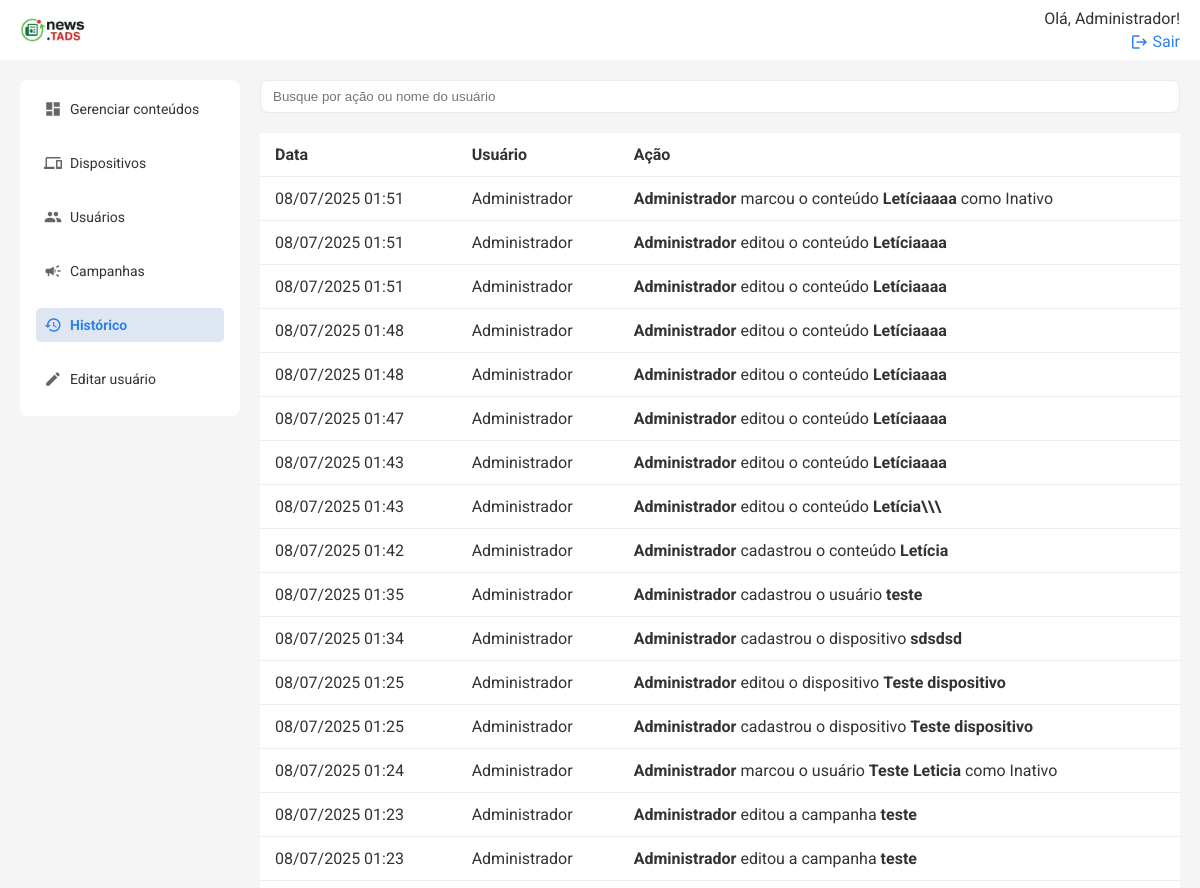
Before: /historico (signed in, upper part) with the older database file.
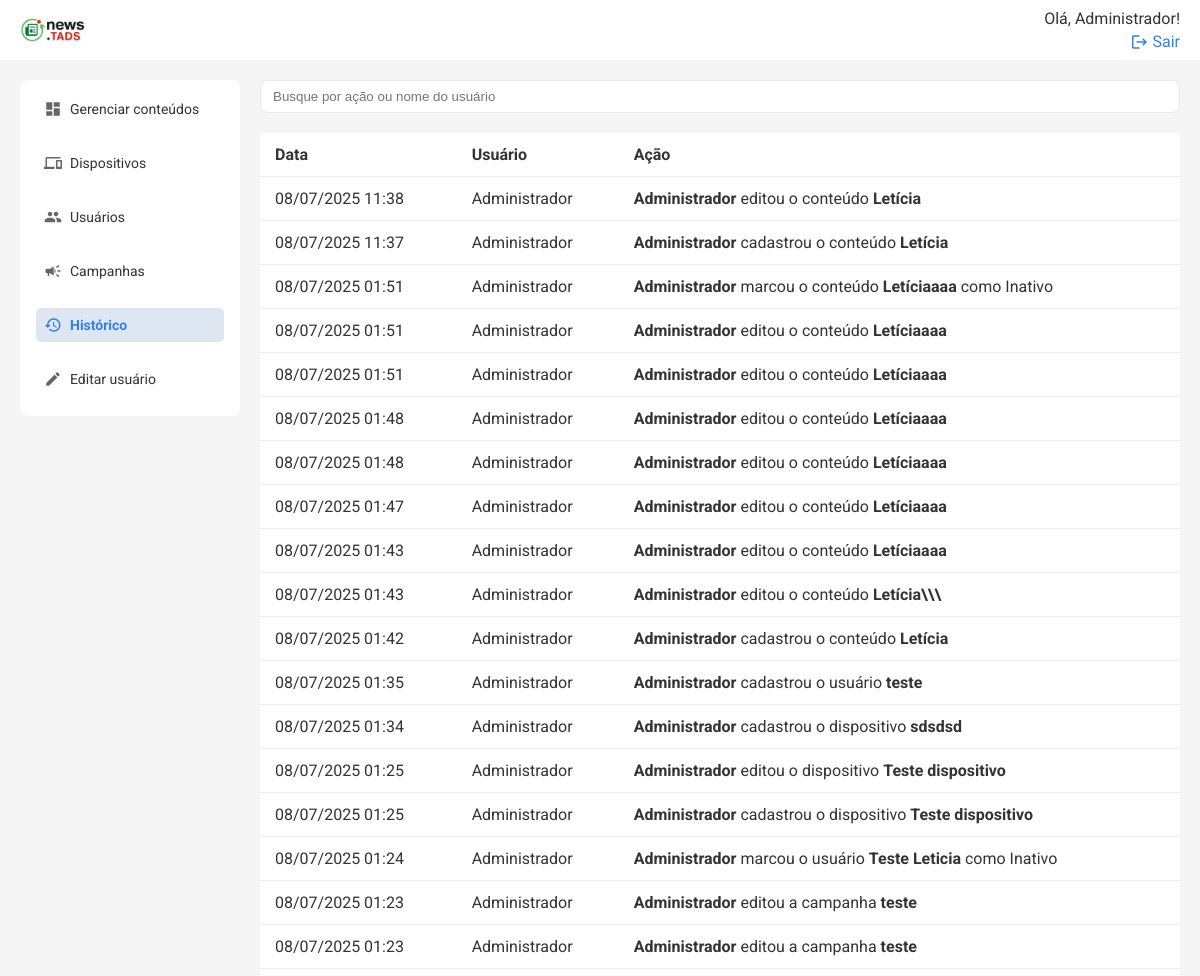
After: the same page with the newer database file.
### models.py (models this page shows, shortened)
class User(db.Model):
    id = db.Column(db.Integer, primary_key=True)
    name = db.Column(db.String(50), nullable=False)
    email = db.Column(db.String(120), nullable=False, unique=True)
    status = db.Column(db.String(10), nullable=False, default='Ativo')
    senha = db.Column(db.String(100), nullable=False)
    logs = db.relationship('Log', backref=db.backref('user'))
    is_admin = db.Column(db.Boolean, default=False)

class Historico(db.Model):
    id = db.Column(db.Integer, primary_key=True)
    acao = db.Column(db.String(255), nullable=False)
    data = db.Column(db.DateTime, default=datetime.utcnow)
    usuario_id = db.Column(db.Integer, db.ForeignKey('user.id'))
    usuario = db.relationship('User', backref='historicos')

### routes/historico.py (the view)
@historico_bp.route('/historico')
@login_required
@admin_required
def listar_historico():
    registros = Historico.query.order_by(Historico.data.desc()).all()
    for r in registros:
        r.data_local = para_fuso_local(r.data)
    return render_template('historico.html', historico=registros)

### timezone.py (called while the page is built)
def para_fuso_local(dt):
    if dt.tzinfo is None:
        from pytz import utc
        dt = utc.localize(dt)
    return dt.astimezone(FUSO_MS)

### templates/historico.html (shortened to what this page needs)
{% extends 'base.html' %} {% block title %}Histórico{% endblock %} {% block
content %}
<div class="search-cta">
    <input
        type="text"
        placeholder="Busque por ação ou nome do usuário"
        class="search"
        id="buscaHistorico"
    />
</div>
<div class="table-wrapper">
    <table class="table">
        <thead>
            <tr>
                <th>Data</th>
                <th>Usuário</th>
                <th>Ação</th>
            </tr>
        </thead>
        <tbody id="historicoTableBody">
            {% for item in historico %}
            <tr>
                <td>{{ item.data_local.strftime('%d/%m/%Y %H:%M') }}</td>
                <td>{{ item.usuario.name if item.usuario else 'Sistema' }}</td>
                <td>{{ item.acao|safe }}</td>
            </tr>
            {% endfor %}
        </tbody>
    </table>
</div>
{% endblock %}

### templates/base.html (shortened to what this page needs)
<!DOCTYPE html>
<html lang="pt-BR">
    <head>
        <link
            rel="stylesheet"
            href="{{ url_for('static', filename='css/styles.css') }}"
        />
    </head>
    <body>
        {% include 'topo.html' %}
        <div class="container">
            {% include 'menu.html' %}
            <main class="content">{% block content %}{% endblock %}</main>
        </div>
    </body>
</html>

### templates/topo.html (shortened to what this page needs)
<header class="topbar">
    <a href="{{ url_for('conteudos.listar_conteudos') }}" class="logo-topo">
        <img
            src="{{ url_for('static', filename='images/if_news.png') }}"
            alt="IFMS Logo"
            style="height: 24px; vertical-align: middle; margin-right: 8px"
        />
    </a>
    <div class="profile">
        {% if session['user_name'] %}
        <span>Olá, {{ session['user_name'] }}!</span>
        <a href="{{ url_for('auth.logout') }}">
            <span class="material-icons">logout</span>
            Sair
        </a>
        {% else %}
        <a href="{{ url_for('auth.login_usuario') }}">Entrar</a>
        {% endif %}
    </div>
</header>

### templates/menu.html
<aside class="sidebar">
    <nav>
        <a
            href="{{ url_for('conteudos.listar_conteudos') }}"
            class="{% if request.path == url_for('conteudos.listar_conteudos') %}active{% endif %}"
        >
            <span class="material-icons">dashboard</span>
            Gerenciar conteúdos
        </a>
        <a
            href="{{ url_for('telas.listar_dispositivos') }}"
            class="{% if request.path == url_for('telas.listar_dispositivos') %}active{% endif %}"
        >
            <span class="material-icons">devices</span>
            Dispositivos
        </a>
        {% if session.get('user_id') and session.get('is_admin') %}
        <a
            href="{{ url_for('users.listar_usuarios') }}"
            class="{% if request.path == url_for('users.listar_usuarios') %}active{% endif %}"
        >
            <span class="material-icons">people</span>
            Usuários
        </a>
        {% endif %}
        <a
            href="{{ url_for('campanhas.listar_campanhas') }}"
            class="{% if request.path == url_for('campanhas.listar_campanhas') %}active{% endif %}"
        >
            <span class="material-icons">campaign</span>
            Campanhas
        </a>
        {% if session.get('user_id') and session.get('is_admin') %}
        <a
            href="{{ url_for('historico.listar_historico') }}"
            class="{% if request.path == url_for('historico.listar_historico') %}active{% endif %}"
        >
            <span class="material-icons">history</span>
            Histórico
        </a>
        {% endif %}
        <a href="#" id="editProfileLink">
            <span class="material-icons">edit</span>
            Editar usuário
        </a>
    </nav>
</aside>

### static/css/styles.css (style rules this page uses)
* { box-sizing: border-box; }
body { margin: 0; font-family: 'Roboto', sans-serif; color: #333; background-color: #f5f5f5; }
.container { display: flex; height: 100vh; }
.sidebar { width: 220px; background: #ffffff; font-size: 14px; padding: 12px 16px 0 16px; box-sizing: border-box; margin: 80px 0 0 20px; border-radius: 8px; height: fit-content; }
.sidebar nav a { display: flex; align-items: center; gap: 8px; margin-bottom: 20px; text-decoration: none; color: #333; padding: 8px; border-radius: 5px; transition: background 0.3s; }
.sidebar nav a .material-icons { font-size: 20px; color: #666; }
.sidebar nav a.active .material-icons { color: #2f80ed; }
.sidebar nav a.active { background: #dee6f1; font-weight: bold; color: #2f80ed; }
.content { flex: 1; display: flex; flex-direction: column; padding: 20px; margin-top: 60px; box-sizing: border-box; overflow: hidden; height: calc(100vh - 60px); }
.table-wrapper { flex: 1; overflow-y: auto; }
.table thead th { position: sticky; top: 0; background: white; z-index: 1; }
.topbar { width: 100%; background: #ffffff; padding-inline: 20px; box-sizing: border-box; display: flex; justify-content: space-between; align-items: center; position: fixed; top: 0; left: 0; height: 60px; z-index: 100; }
.topbar .profile a { text-align: right; font-size: 16px; color: #2f80ed; text-decoration: none; display: flex; align-items: center; gap: 4px; }
.topbar .profile a .material-icons { font-size: 16px; }
.profile { display: flex; flex-direction: column; align-items: flex-end; gap: 4px; }
.search-cta { display: flex; gap: 12px; margin-bottom: 20px; }
.search { padding: 8px 12px; width: 100%; border: 1px solid #e9e9e9; border-radius: 8px; outline: none; }
.table { width: 100%; border-collapse: collapse; background: white; border-radius: 8px; }
.table th, .table td { padding: 12px 15px; border-bottom: 1px solid #eee; vertical-align: middle; }
.table th { text-align: left; }
.material-icons { font-size: 18px !important; vertical-align: middle; }

Changed rows visible on the page:
added Historico: data_local "08/07/2025 11:38", usuario "Administrador", acao "Administrador editou o conteúdo Letícia"
added Historico: data_local "08/07/2025 11:37", usuario "Administrador", acao "Administrador cadastrou o conteúdo Letícia"
